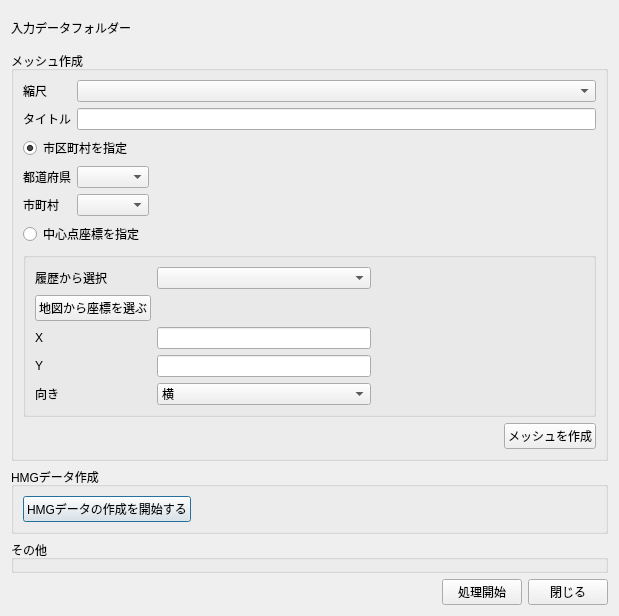
<?xml version="1.0" encoding="UTF-8"?>
<ui version="4.0">
 <class>Dialog</class>
 <widget class="QDialog" name="Dialog">
  <property name="geometry">
   <rect>
    <x>0</x>
    <y>0</y>
    <width>619</width>
    <height>616</height>
   </rect>
  </property>
  <property name="windowTitle">
   <string>HMGデータ作成</string>
  </property>
  <layout class="QGridLayout" name="gridLayout">
   <item row="17" column="0">
    <widget class="QGroupBox" name="groupBox_4">
     <property name="title">
      <string>HMGデータ作成</string>
     </property>
     <layout class="QFormLayout" name="formLayout">
      <item row="0" column="0">
       <widget class="QPushButton" name="pushButton_processgmg">
        <property name="text">
         <string>HMGデータの作成を開始する</string>
        </property>
       </widget>
      </item>
     </layout>
    </widget>
   </item>
   <item row="0" column="0">
    <layout class="QHBoxLayout" name="horizontalLayout_4">
     <item>
      <widget class="QLabel" name="label">
       <property name="text">
        <string>入力データフォルダー</string>
       </property>
      </widget>
     </item>
     <item>
      <widget class="QgsFileWidget" name="mQgsFileWidget"/>
     </item>
    </layout>
   </item>
   <item row="19" column="0">
    <layout class="QHBoxLayout" name="horizontalLayout">
     <item>
      <spacer name="horizontalSpacer_3">
       <property name="orientation">
        <enum>Qt::Horizontal</enum>
       </property>
       <property name="sizeHint" stdset="0">
        <size>
         <width>60</width>
         <height>20</height>
        </size>
       </property>
      </spacer>
     </item>
     <item>
      <widget class="QPushButton" name="pushButton_run">
       <property name="text">
        <string>処理開始</string>
       </property>
      </widget>
     </item>
     <item>
      <widget class="QPushButton" name="pushButton_cancel">
       <property name="text">
        <string>閉じる</string>
       </property>
      </widget>
     </item>
    </layout>
   </item>
   <item row="2" column="0">
    <widget class="QGroupBox" name="groupBox">
     <property name="title">
      <string>メッシュ作成</string>
     </property>
     <layout class="QVBoxLayout" name="verticalLayout">
      <item>
       <layout class="QGridLayout" name="gridLayout_4">
        <item row="1" column="0">
         <widget class="QLabel" name="label_10">
          <property name="text">
           <string>タイトル</string>
          </property>
         </widget>
        </item>
        <item row="1" column="1">
         <widget class="QLineEdit" name="lineEdit_title"/>
        </item>
        <item row="0" column="1">
         <layout class="QHBoxLayout" name="horizontalLayout_7">
          <item>
           <widget class="QComboBox" name="comboBox_scale"/>
          </item>
         </layout>
        </item>
        <item row="0" column="0">
         <widget class="QLabel" name="label_4">
          <property name="text">
           <string>縮尺</string>
          </property>
         </widget>
        </item>
       </layout>
      </item>
      <item>
       <widget class="QRadioButton" name="radioButton_city">
        <property name="text">
         <string>市区町村を指定</string>
        </property>
        <property name="checked">
         <bool>true</bool>
        </property>
       </widget>
      </item>
      <item>
       <layout class="QGridLayout" name="gridLayout_5">
        <item row="0" column="0">
         <widget class="QLabel" name="label_2">
          <property name="text">
           <string>都道府県</string>
          </property>
         </widget>
        </item>
        <item row="1" column="1">
         <widget class="QComboBox" name="comboBox_city"/>
        </item>
        <item row="0" column="2">
         <spacer name="horizontalSpacer">
          <property name="orientation">
           <enum>Qt::Horizontal</enum>
          </property>
          <property name="sizeHint" stdset="0">
           <size>
            <width>40</width>
            <height>20</height>
           </size>
          </property>
         </spacer>
        </item>
        <item row="0" column="1">
         <widget class="QComboBox" name="comboBox_pref"/>
        </item>
        <item row="1" column="0">
         <widget class="QLabel" name="label_3">
          <property name="text">
           <string>市町村</string>
          </property>
         </widget>
        </item>
       </layout>
      </item>
      <item>
       <widget class="QRadioButton" name="radioButton_point">
        <property name="text">
         <string>中心点座標を指定</string>
        </property>
       </widget>
      </item>
      <item>
       <widget class="QGroupBox" name="groupBox_2">
        <property name="title">
         <string/>
        </property>
        <layout class="QGridLayout" name="gridLayout_7">
         <item row="2" column="0">
          <widget class="QPushButton" name="pushButton_choosepnt">
           <property name="text">
            <string>地図から座標を選ぶ</string>
           </property>
          </widget>
         </item>
         <item row="5" column="0">
          <widget class="QLabel" name="label_6">
           <property name="text">
            <string>Y</string>
           </property>
          </widget>
         </item>
         <item row="1" column="0">
          <widget class="QLabel" name="label_8">
           <property name="text">
            <string>履歴から選択</string>
           </property>
          </widget>
         </item>
         <item row="4" column="1">
          <widget class="QLineEdit" name="lineEdit_x"/>
         </item>
         <item row="8" column="2">
          <spacer name="horizontalSpacer_5">
           <property name="orientation">
            <enum>Qt::Horizontal</enum>
           </property>
           <property name="sizeHint" stdset="0">
            <size>
             <width>40</width>
             <height>20</height>
            </size>
           </property>
          </spacer>
         </item>
         <item row="8" column="1">
          <widget class="QComboBox" name="comboBox_4">
           <item>
            <property name="text">
             <string>横</string>
            </property>
           </item>
           <item>
            <property name="text">
             <string>縦</string>
            </property>
           </item>
          </widget>
         </item>
         <item row="1" column="1">
          <widget class="QComboBox" name="comboBox"/>
         </item>
         <item row="5" column="1">
          <widget class="QLineEdit" name="lineEdit_y"/>
         </item>
         <item row="2" column="1">
          <spacer name="horizontalSpacer_4">
           <property name="orientation">
            <enum>Qt::Horizontal</enum>
           </property>
           <property name="sizeHint" stdset="0">
            <size>
             <width>40</width>
             <height>20</height>
            </size>
           </property>
          </spacer>
         </item>
         <item row="8" column="0">
          <widget class="QLabel" name="label_7">
           <property name="text">
            <string>向き</string>
           </property>
          </widget>
         </item>
         <item row="4" column="0">
          <widget class="QLabel" name="label_5">
           <property name="text">
            <string>X</string>
           </property>
          </widget>
         </item>
        </layout>
       </widget>
      </item>
      <item>
       <layout class="QHBoxLayout" name="horizontalLayout_3">
        <item>
         <spacer name="horizontalSpacer_2">
          <property name="orientation">
           <enum>Qt::Horizontal</enum>
          </property>
          <property name="sizeHint" stdset="0">
           <size>
            <width>40</width>
            <height>20</height>
           </size>
          </property>
         </spacer>
        </item>
        <item>
         <widget class="QPushButton" name="pushButton_mesh">
          <property name="text">
           <string>メッシュを作成</string>
          </property>
         </widget>
        </item>
       </layout>
      </item>
     </layout>
    </widget>
   </item>
   <item row="18" column="0">
    <widget class="QGroupBox" name="groupBox_5">
     <property name="title">
      <string>その他</string>
     </property>
    </widget>
   </item>
  </layout>
 </widget>
 <customwidgets>
  <customwidget>
   <class>QgsFileWidget</class>
   <extends>QWidget</extends>
   <header>qgsfilewidget.h</header>
   <container>1</container>
  </customwidget>
 </customwidgets>
 <resources/>
 <connections/>
</ui>
